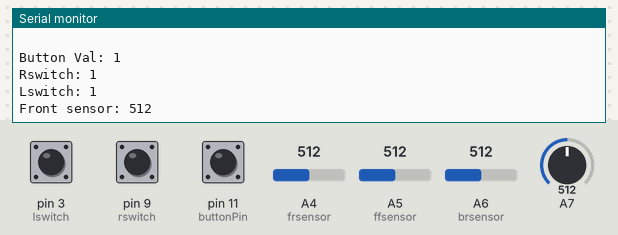
Bench run of a sketch on a simulated Arduino Nano, built with avr-gcc and run on an emulated ATmega328P. On the bench: the last lines printed to the serial monitor. The inputs (shaded band) are chosen by the test bench; at power-on: A7 = 512, A5 (ffsensor) = 512, A6 (brsensor) = 512, pin 3 (lswitch) HIGH, pin 9 (rswitch) HIGH, pin 11 (buttonPin) HIGH, A4 (frsensor) = 512.

Above: at 1.2 s.
1.3 s: A7 set to 106
At 2.2 s:
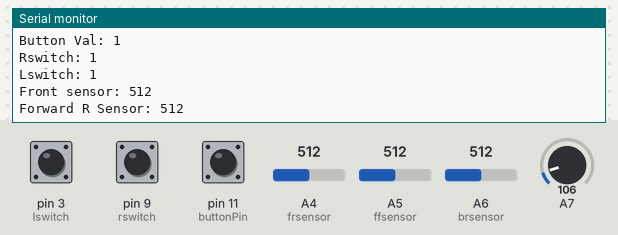
2.8 s: A7 set to 95
At 3.6 s:
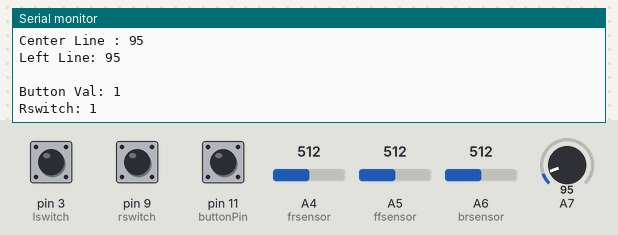
7.3 s: A5 (ffsensor) set to 107
At 8.0 s:
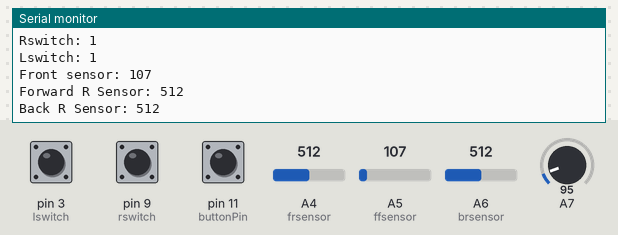
10.3 s: A5 (ffsensor) set to 92
At 11.0 s:
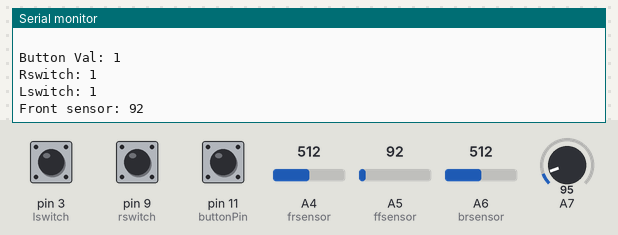
13.3 s: A6 (brsensor) set to 106
At 14.2 s:
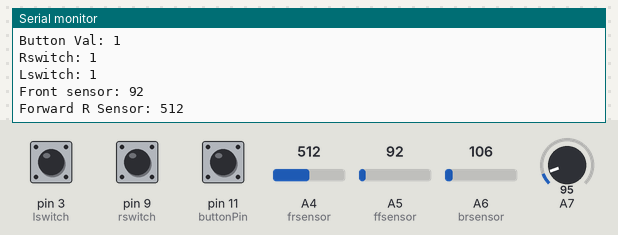
14.8 s: A6 (brsensor) set to 88
At 15.4 s:
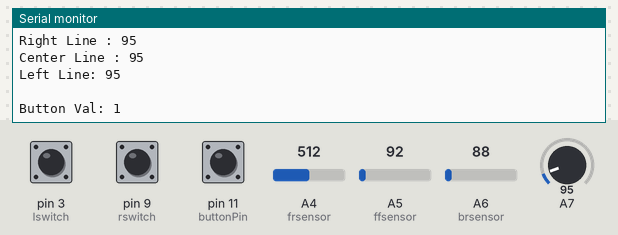
Timing chart, 0 to 17.8 s (numbered marks = the images above; inputs shaded):
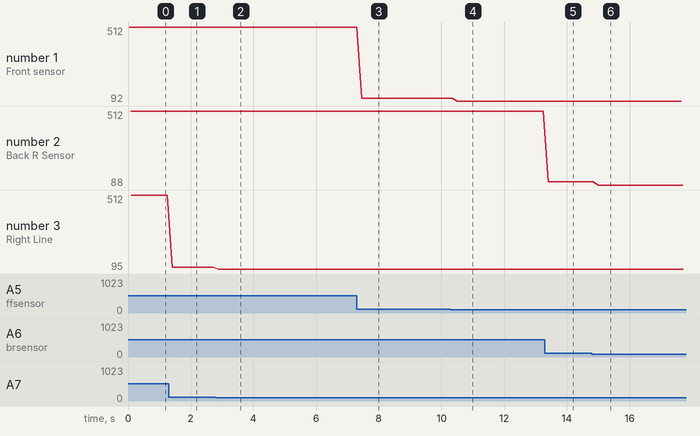

The sketch:

sketch.ino
```cpp
#include <RedBot.h>
#include <RedBotSoftwareSerial.h>

RedBotSoftwareSerial mySerial;

//pin designations
const int lswitch=3;
const int rswitch=9;
const int buttonPin = 11;
const int frsensor = A4;
const int brsensor = A6;
const int ffsensor = A5;

RedBotSensor rlinesensor = RedBotSensor(A7);
RedBotSensor clinesensor = RedBotSensor(A3);
RedBotSensor tlinesensor = RedBotSensor(A2);

// range sensor values
int fr = 0;
int br = 0;
int ff = 0;

// line sensor values
int rline = 0; //Right
int cline = 0; //Center
int tline = 0; //lefT

int rswitchState = 0;
int lswitchState = 0;

int buttonState = 0;
int buttonVal = 0;
int incoming = 0;

void setup() {
pinMode(buttonPin, INPUT_PULLUP);
pinMode(rswitch, INPUT_PULLUP);
pinMode(lswitch, INPUT_PULLUP);
mySerial.begin(38400);
Serial.begin(9600);
}

void loop() {
//

lswitchState = digitalRead(lswitch);
rswitchState = digitalRead(rswitch);


buttonState = digitalRead(buttonPin);
if (buttonState == HIGH) {
buttonVal = 1;
Serial.print("Button Val: ");
Serial.println(buttonVal);
}
else {
Serial.print("Button Val: ");
buttonVal = 0;
Serial.println(buttonVal);

}

Serial.print("Rswitch: ");
Serial.println(rswitchState);

Serial.print("Lswitch: ");
Serial.println(lswitchState);

// Sensor Reads and serial prints
fr = analogRead(frsensor);
ff = analogRead(ffsensor);
br = analogRead(brsensor);
Serial.print("Front sensor: ");
Serial.println(ff);
Serial.print("Forward R Sensor: ");
Serial.println(fr);
Serial.print("Back R Sensor: ");
Serial.println(br);

// Line Sensor Values and Prints

rline = rlinesensor.read();
cline = rlinesensor.read();
tline = rlinesensor.read();


Serial.print("Right Line : ");
Serial.println(rline);
Serial.print("Center Line : ");
Serial.println(cline);
Serial.print("Left Line: ");
Serial.println(tline);

// space.. the final frontier
Serial.println(" ");
 Serial.read();
 while(digitalRead(buttonPin) == LOW){}
//delay(25);
}
```

Measured:
- the behaviour switches between 100 and 99 on A7 (found by bisection; images 1 and 2)
- the behaviour switches between 100 and 99 on A5 (ffsensor) (found by bisection; images 3 and 4)
- the behaviour switches between 100 and 99 on A6 (brsensor) (found by bisection; images 5 and 6)
- after the input at 1.3 s, the serial monitor: prints a new line after 0.11 s (image 1)
- after the input at 2.8 s, the serial monitor: prints a new line after 0.08 s (image 2)
- after the input at 7.3 s, the serial monitor: prints a new line after 0.16 s (image 3)
- after the input at 10.3 s, the serial monitor: prints a new line after 0.20 s (image 4)
- after the input at 13.3 s, the serial monitor: prints a new line after 0.11 s (image 5)
- after the input at 14.8 s, the serial monitor: prints a new line after 0.20 s (image 6)
